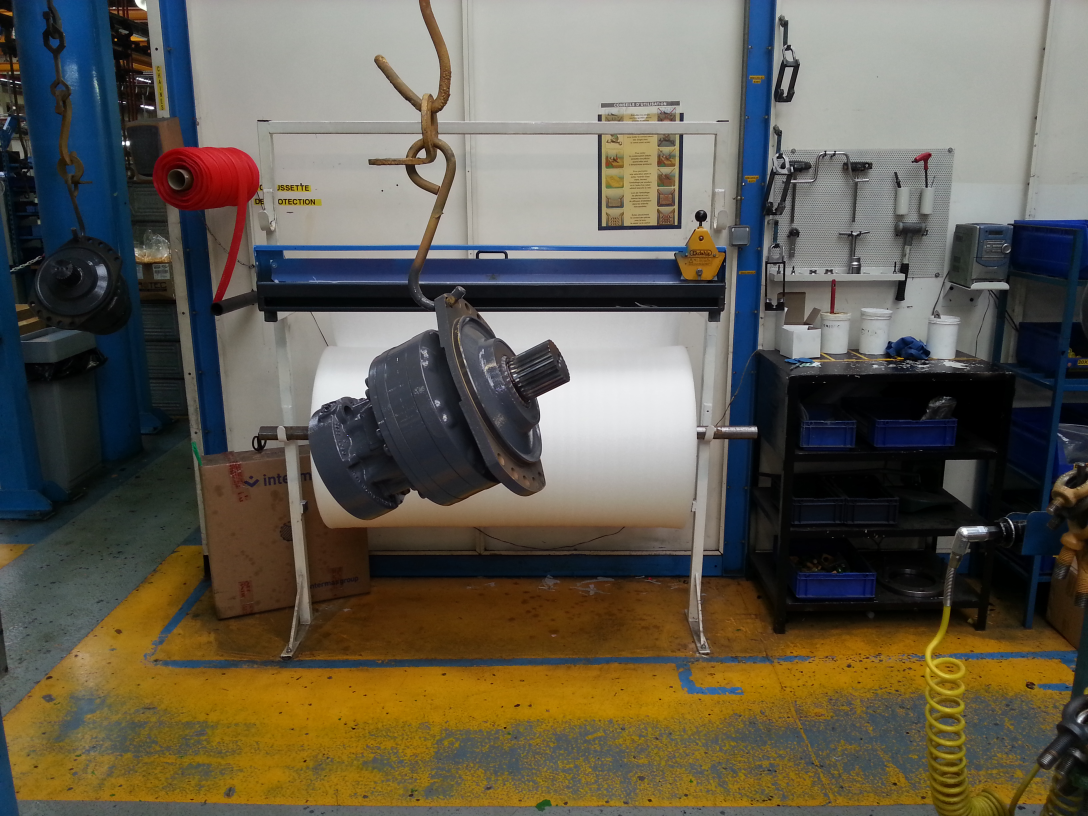
#> input picture Archives/Clients/Poclain-hydraulics/Data/Images/pair1.jpg, 3264 x 2448 px (shown at 1/3 size)
$ python test3.py
#> lines starting #> are read from the running program, lines starting #| are printed output that depends on the picture; after the words box and inside, x2 and y2 are one past the last pixel; in counts of white or black regions, pixels touching at a corner belong together
import numpy as np
import cv2
from matplotlib import pyplot as plt


imgRaw = cv2.imread('../../Data/Images/pair1.jpg')
#> imgRaw is the input picture: shape (2448, 3264, 3); mean B, G, R 79.5, 93, 98.8
#imgRaw = cv2.imread('../../Data/Images/20160407_144307.jpg')

height, width = imgRaw.shape[:2]
#> height = 2448; width = 3264
img = cv2.resize(imgRaw,(width/2, height/2), interpolation = cv2.INTER_CUBIC)


imgRaw2 = cv2.imread('../../Data/Images/pair2.jpg')
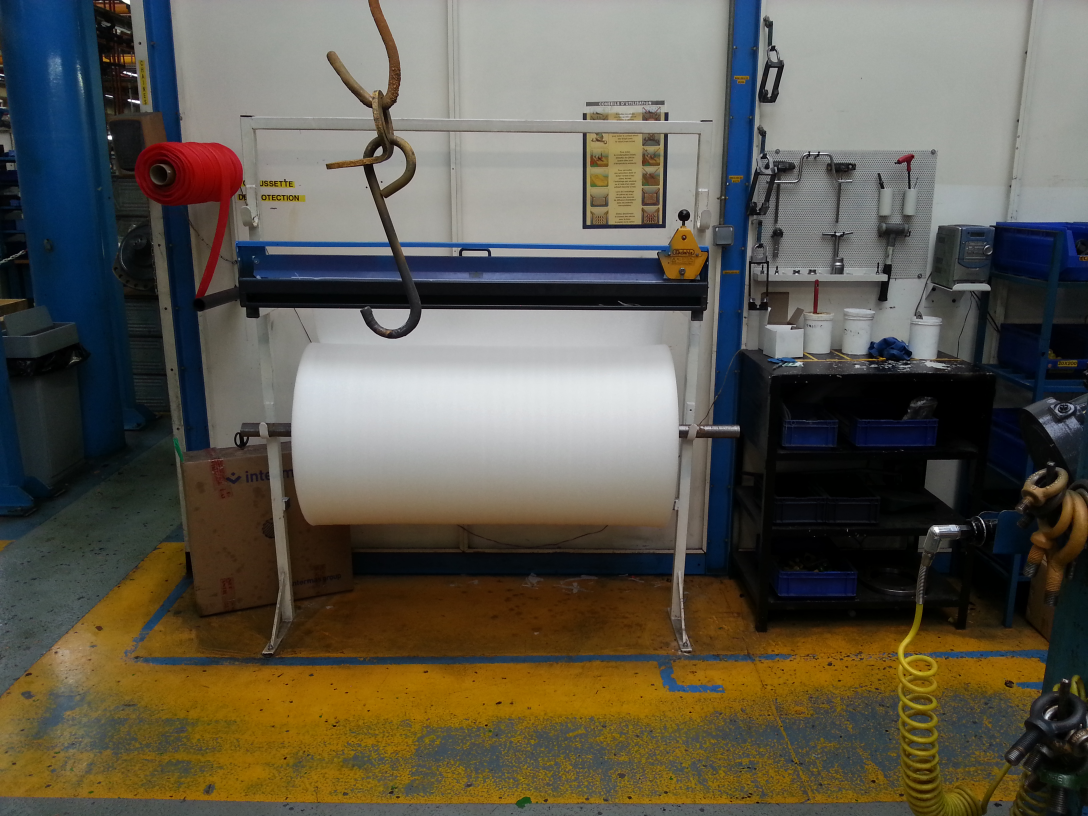
#> input picture Archives/Clients/Poclain-hydraulics/Data/Images/Pair2.jpg, 3264 x 2448 px, found by its file name (shown at 1/3 size)
#> imgRaw2 is the input picture: shape (2448, 3264, 3); mean B, G, R 77.6, 89.5, 94.1
img2 = cv2.resize(imgRaw2,(width/2, height/2), interpolation = cv2.INTER_CUBIC)

imgRaw3 = cv2.imread('../../Data/Images/pair3.jpg')
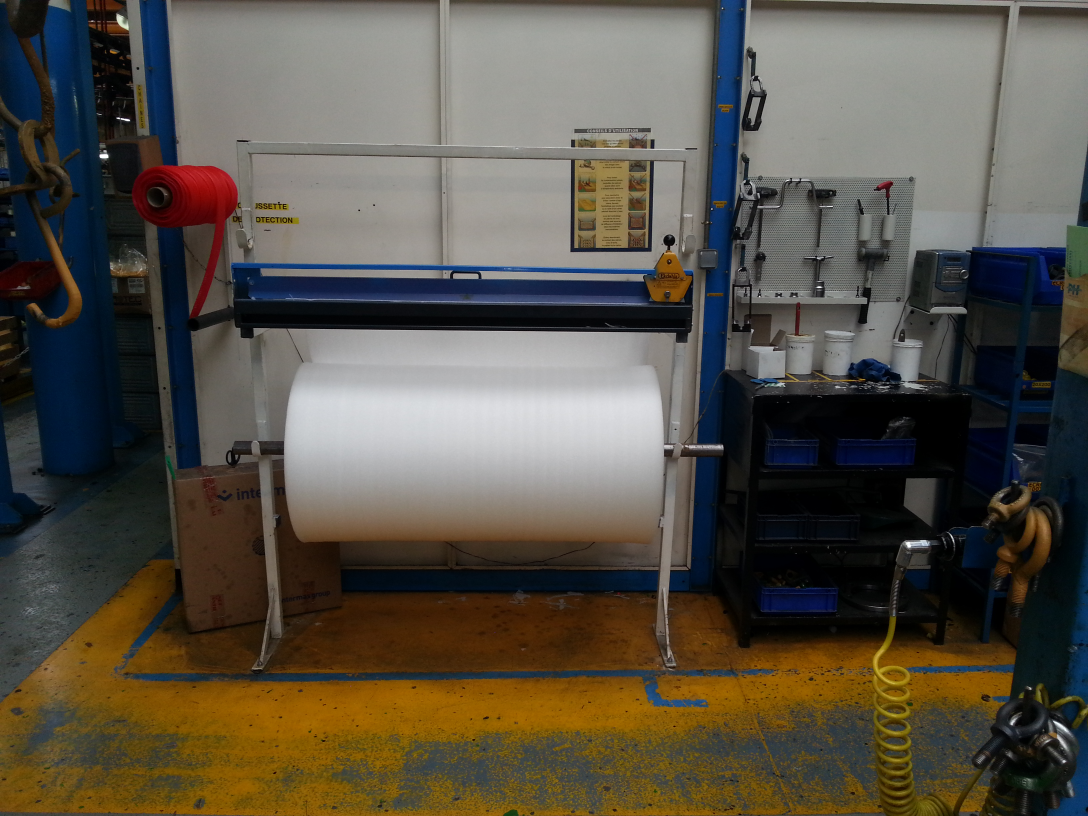
#> input picture Archives/Clients/Poclain-hydraulics/Data/Images/pair3.jpg, 3264 x 2448 px (shown at 1/3 size)
#> imgRaw3 is the input picture: shape (2448, 3264, 3); mean B, G, R 70.6, 81.5, 87.3
img3 = cv2.resize(imgRaw3,(width/2, height/2), interpolation = cv2.INTER_CUBIC)

kernel = cv2.getStructuringElement(cv2.MORPH_ELLIPSE,(3,3))
fgbg = cv2.createBackgroundSubtractorMOG2()


fgmask = fgbg.apply(img2)
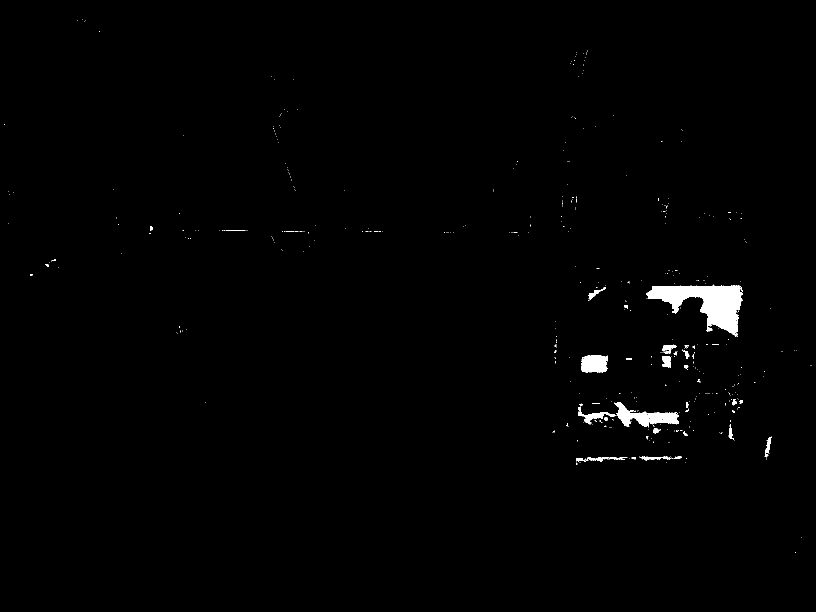
#> fgmask: shape (1224, 1632) (shown at 1/2 size); values 127 (black) and 255 (white), 0.9% white; 430 white regions (396 under 20 px), largest, box (x1, y1, x2, y2) and area: (1292, 570, 1486, 674) 9308, (1228, 805, 1358, 854) 2782, (1162, 710, 1216, 746) 1614
fgmask = cv2.morphologyEx(fgmask, cv2.MORPH_OPEN, kernel)
#> fgmask: shape (1224, 1632); values 127 (black) and 255 (white), 0.83% white; 53 white regions (21 under 20 px), largest, box (x1, y1, x2, y2) and area: (1292, 570, 1486, 672) 9136, (1230, 805, 1358, 854) 2704, (1162, 710, 1216, 745) 1586

fgmask = fgbg.apply(img3)
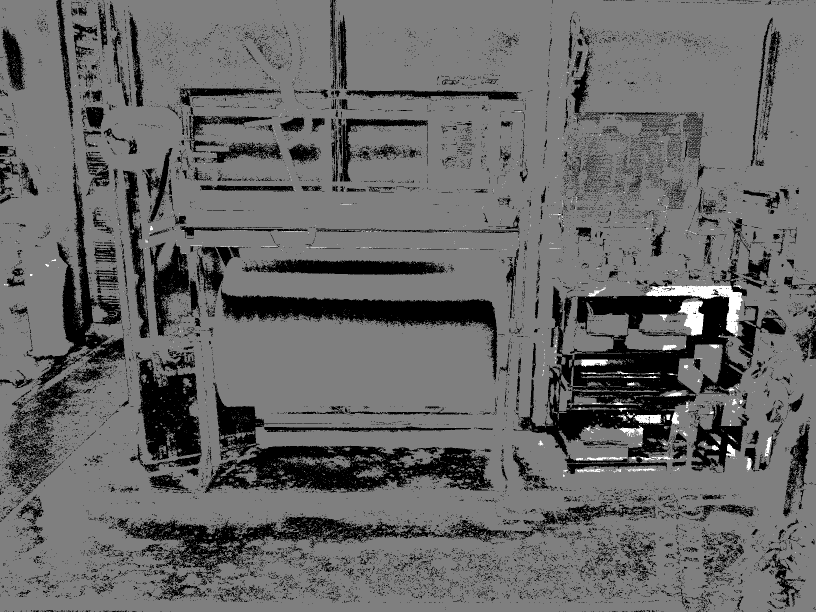
#> fgmask: shape (1224, 1632) (shown at 1/2 size); min 0, max 255, mean 104
fgmask = cv2.morphologyEx(fgmask, cv2.MORPH_OPEN, kernel)
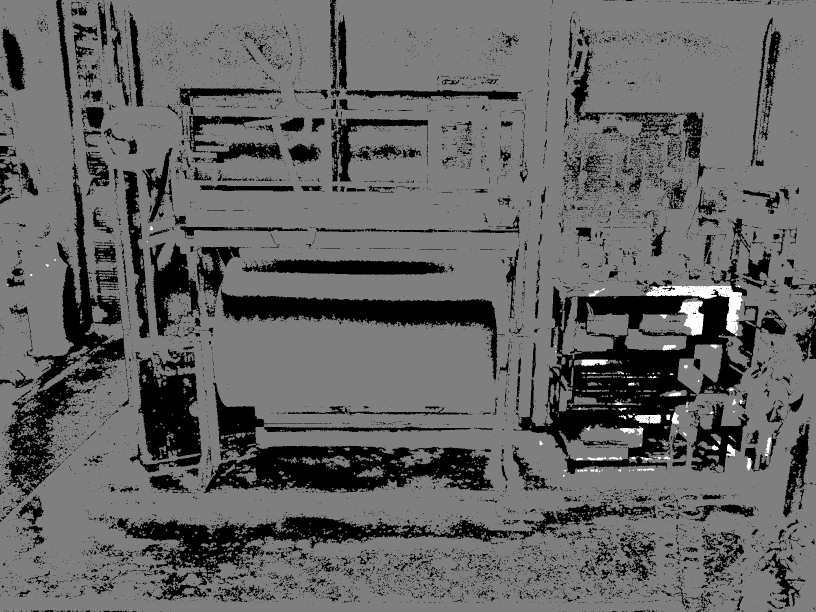
#> fgmask: shape (1224, 1632) (shown at 1/2 size); min 0, max 255, mean 100.4

fgmask = fgbg.apply(img)
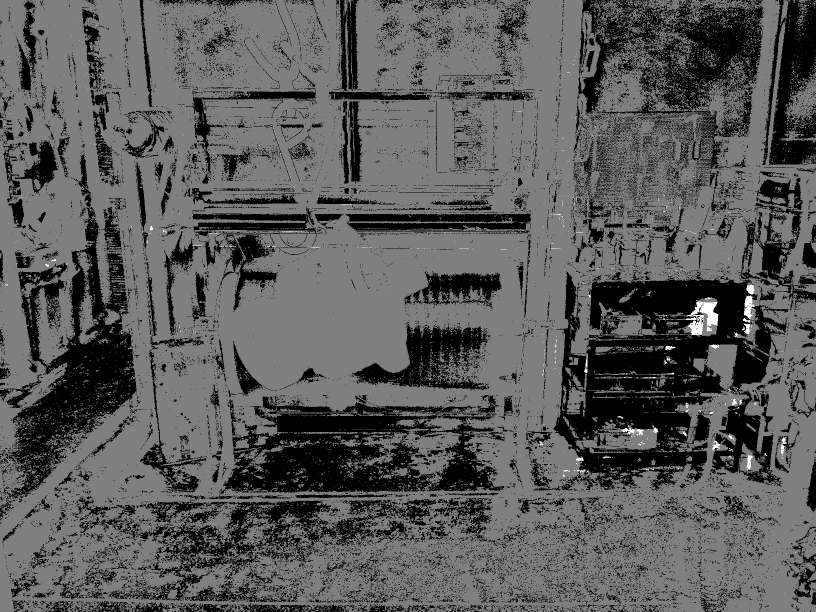
#> fgmask: shape (1224, 1632) (shown at 1/2 size); min 0, max 255, mean 90.1
fgmask = cv2.morphologyEx(fgmask, cv2.MORPH_OPEN, kernel)
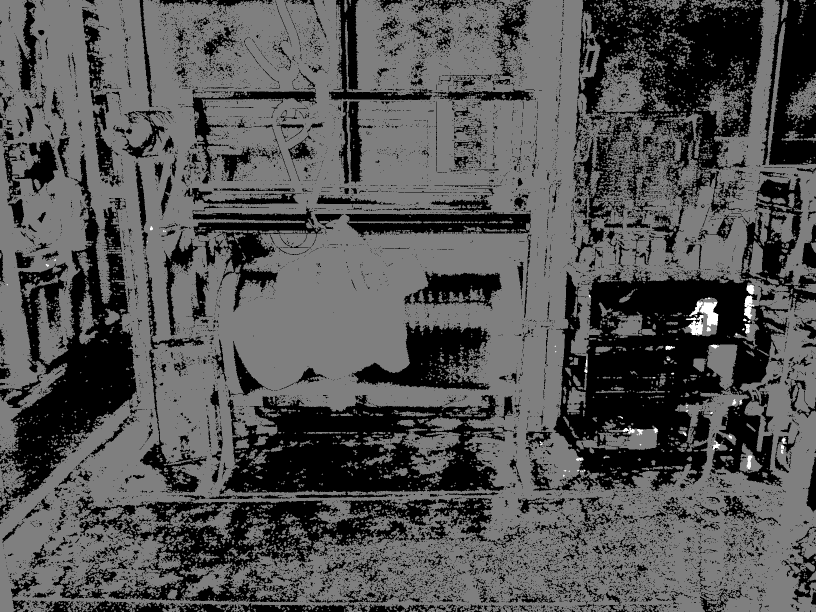
#> fgmask: shape (1224, 1632) (shown at 1/2 size); min 0, max 255, mean 83.8


plt.imshow(fgmask),plt.show()
